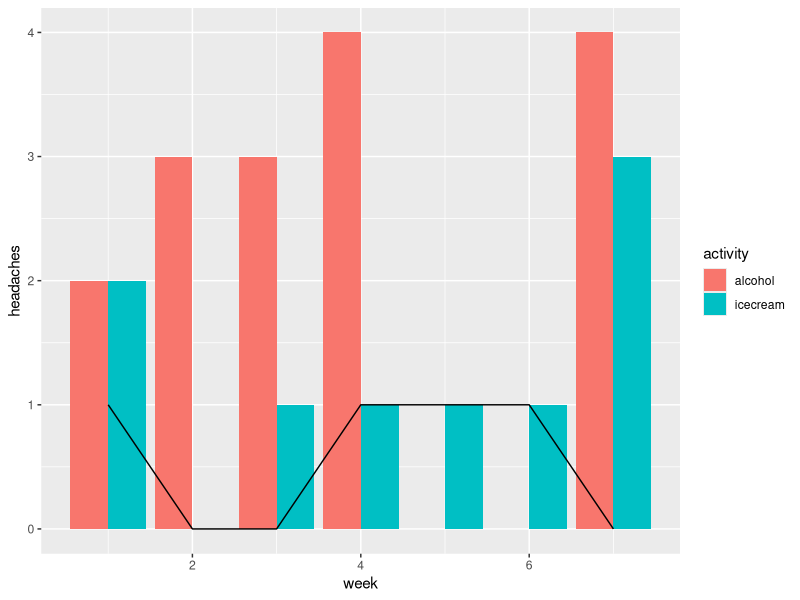

The R script that drew this image:
## ---- chunk 1
library(tidyverse, quietly=TRUE)
library(lubridate, quietly=TRUE)

## ---- chunk 2
x <- tibble(date=seq(from = today()-weeks(14),
                     by = "1 day", length.out = 7*14),
            headache = sample(c(TRUE,FALSE), 7*14,
                              prob = c(.05,.95),
                              replace = TRUE))

knitr::kable( head(x) ) %>% kableExtra::kable_styling()

write_csv(x,"headache-days.csv")

## ---- chunk 3

# headaches per day
sum(x$headache) / length(x$headache)

## ---- chunk 4

z <- function(x){
m = NULL
for(i in 1:14){
  m = c(c(rep(0,6),
              floor(runif(1,min=0,max=3))),
        m)
}

m
}
x <- tibble(date=seq(from = today()-weeks(14),
                     by = "1 day", length.out = 7*14),
            headache = sample(c(TRUE,FALSE), 7*14,
                              prob = c(.05,.95),
                              replace = TRUE),
            icecream = sample(c(TRUE,FALSE), 7*14,
                              prob = c(.10,.90),
                              replace = TRUE),
            z = runif(7*14, min = -2.5, max = .5) + 8,
            wine = z(0))

knitr::kable( head(x,10), digits = 2) %>%
  kableExtra::kable_styling(bootstrap_options = c("striped", "hover", "condensed"))

write_csv(x,"headache-variables.csv")

## ---- chunk 5

x %>% filter(headache)  %>% kableExtra::kable() %>% 
  kableExtra::kable_styling(bootstrap_options = c("striped", "hover", "condensed"))

## ---- chunk 6
x %>% group_by(week = ntile(date,7)) %>% 
  summarise(headaches = sum(headache),
            alcohol = sum(wine),
            icecream = sum(icecream))  %>% kableExtra::kable() %>% 
  kableExtra::kable_styling(bootstrap_options = c("striped", "hover", "condensed"))



## ---- chunk 7

x_week <- x %>% group_by(week = ntile(date,7)) %>% 
  summarise(headaches = sum(headache),
            alcohol = sum(wine),
            icecream = sum(icecream)) 
x_week %>% kableExtra::kable() %>%
  kableExtra::kable_styling(bootstrap_options = c("striped", "hover", "condensed")) 


with(x_week, t.test(headaches,icecream))[["p.value"]]

## ---- chunk 8

x_week %>% pivot_longer(names_to = "activity",
                        values_to = "amount",
                        cols = alcohol:icecream ) %>% 
  ggplot(aes(x=week,y=headaches)) +
  geom_bar(aes(x=week,y=amount, fill = activity),
           position = "dodge",
           stat = "identity") +
  geom_line(aes(x=week,y=headaches))
